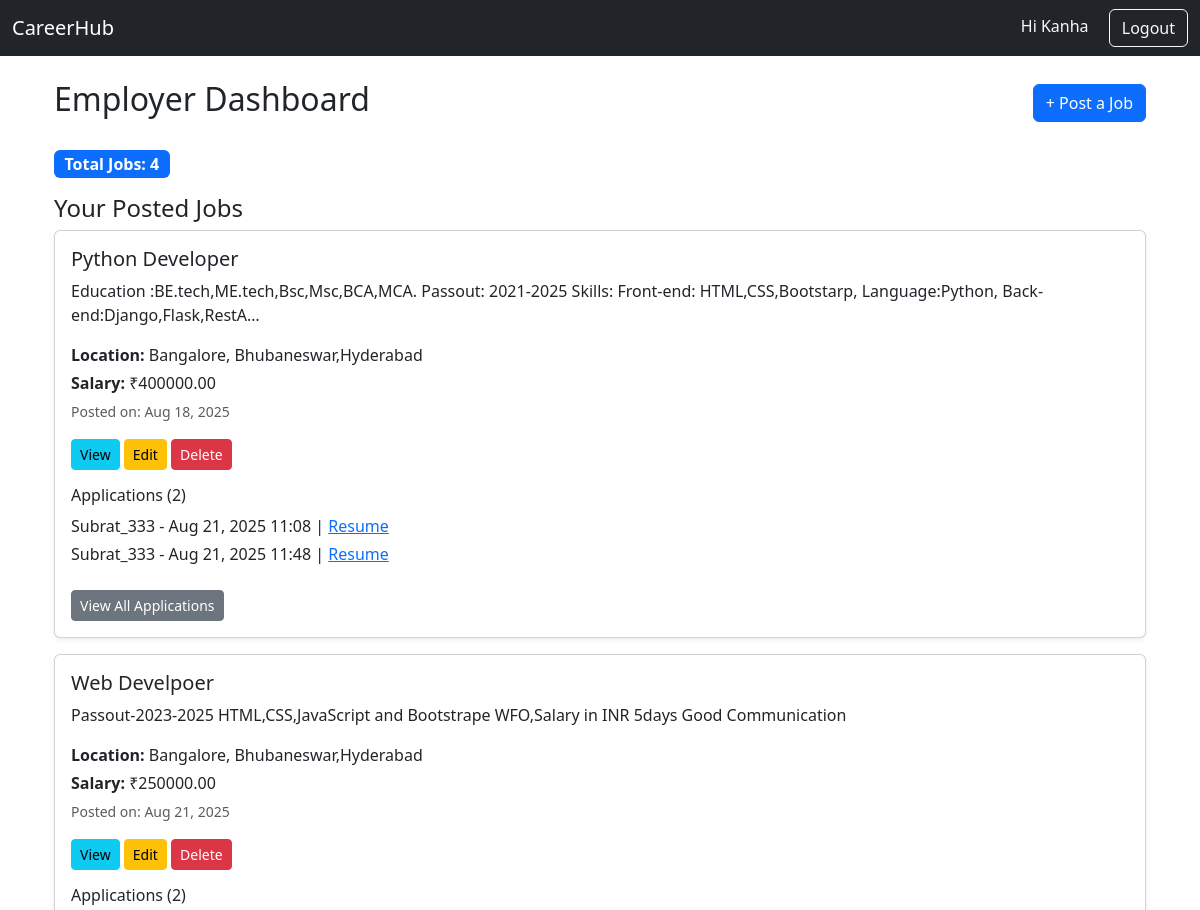
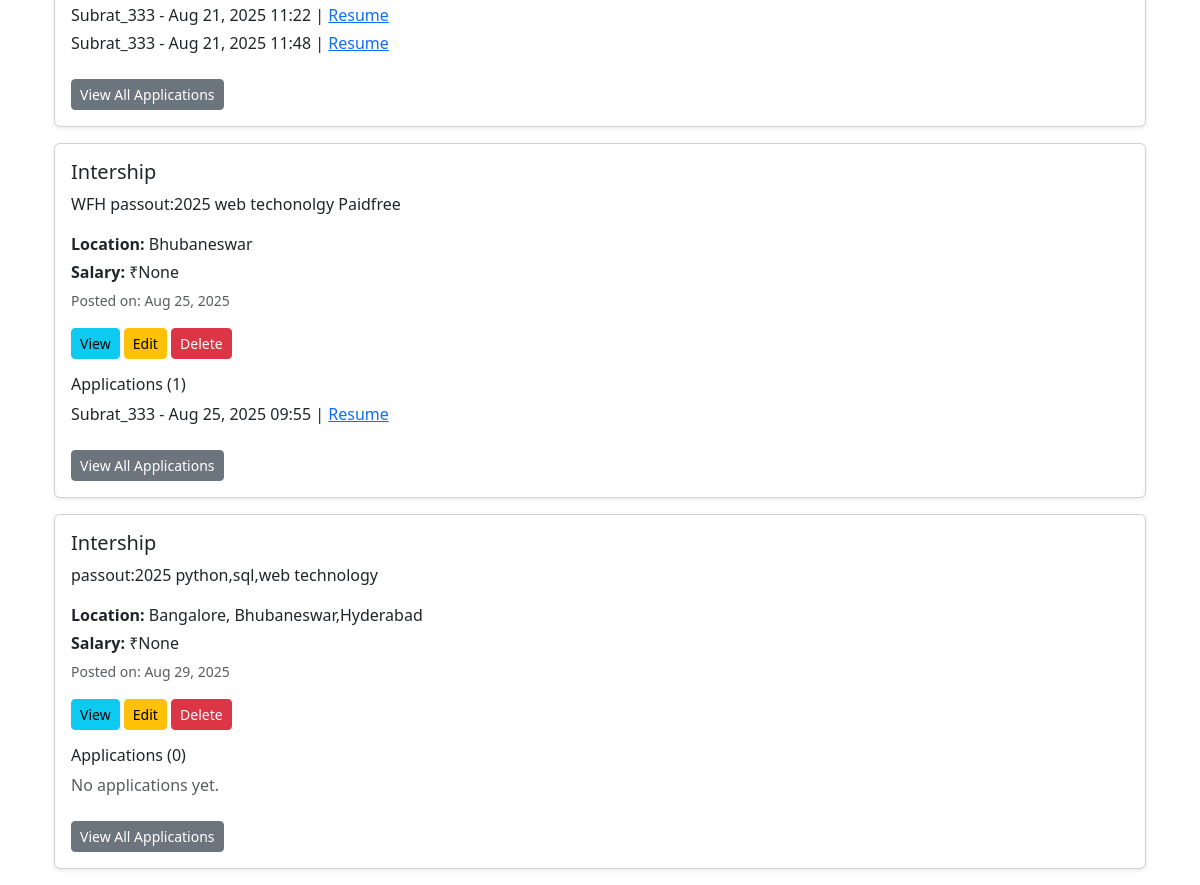
Page /users/dashboard/ (signed in) on the earlier database version (2 pictures, top to bottom).
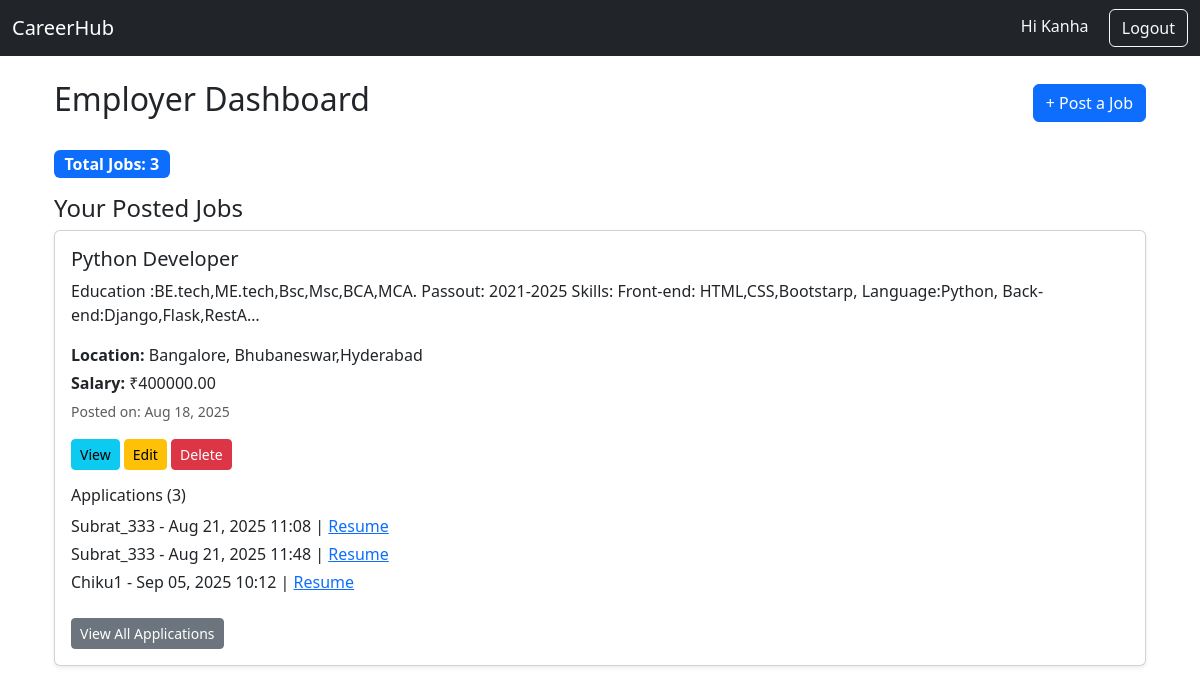
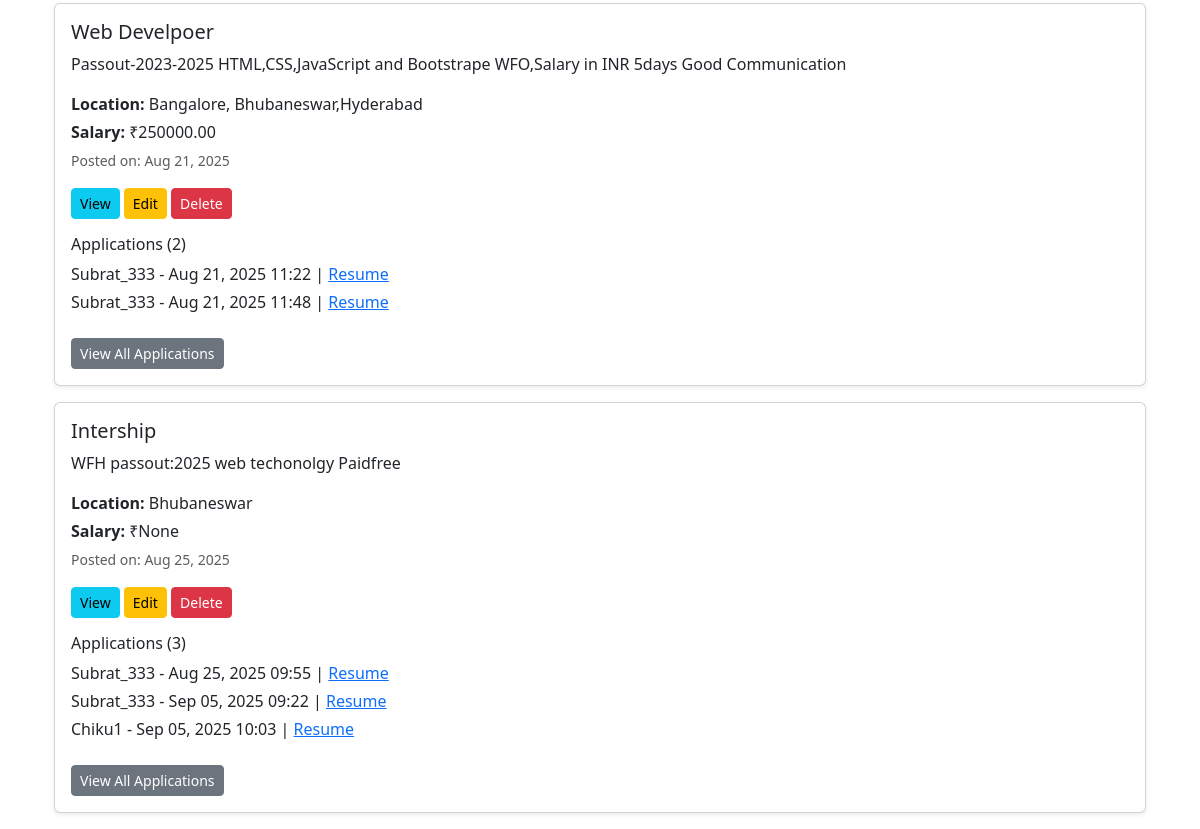
Same page on the later database version (2 pictures, top to bottom).
### users/models.py (models this page shows)
class CustomUser(AbstractUser):
    USER_TYPE_CHOICES = (
        ('employer', 'Employer'),
        ('candidate', 'Candidate'),
    )
    user_type = models.CharField(max_length=10, choices=USER_TYPE_CHOICES)

### jobs/models.py (models this page shows, shortened)
class Job(models.Model):
    employer = models.ForeignKey(
        settings.AUTH_USER_MODEL,
        on_delete=models.CASCADE,
        related_name="jobs"
    )
    title = models.CharField(max_length=200)
    description = models.TextField()
    location = models.CharField(max_length=100)
    salary = models.DecimalField(max_digits=10, decimal_places=2, null=True, blank=True)
    created_at = models.DateTimeField(auto_now_add=True)  # when job is posted
    updated_at = models.DateTimeField(auto_now=True)      # when job is updated

class Application(models.Model):
    STATUS_CHOICES = [
        ("pending", "Pending"),
        ("selected", "Selected"),
        ("rejected", "Rejected"),
    ]
    job = models.ForeignKey(Job, on_delete=models.CASCADE, related_name="applications")
    applicant = models.ForeignKey(User, on_delete=models.CASCADE, related_name="applications")
    resume = models.FileField(upload_to="resumes/")
    cover_letter = models.TextField(blank=True, null=True)
    applied_on = models.DateTimeField(auto_now_add=True)
    status = models.CharField(max_length=20, choices=STATUS_CHOICES, default="pending")

### users/views.py (the view)
# urls.py: path('dashboard/', views.dashboard, name='dashboard'),
@login_required
def dashboard(request):
    if request.user.user_type == "employer":
        jobs = Job.objects.filter(employer=request.user)
        return render(request, 'users/employer_dashboard.html', {"jobs": jobs})
    else:
        return render(request, 'users/candidate_dashboard.html')

### templates/users/employer_dashboard.html
{% extends "base.html" %}
{% block content %}
<div class="container mt-4">
    <div class="d-flex justify-content-between align-items-center mb-4">
        <h2>Employer Dashboard</h2>
        <a href="{% url 'add_job' %}" class="btn btn-primary">+ Post a Job</a>
    </div>
    <p>
        <span class="badge bg-primary fs-6">Total Jobs: {{ jobs.count }}</span>
    </p>
    <h4 class="mt-3">Your Posted Jobs</h4>
    {% for job in jobs %}
        <div class="card mb-3 shadow-sm">
            <div class="card-body">
                <h5 class="card-title">{{ job.title }}</h5>
                <p class="card-text">{{ job.description|truncatechars:150 }}</p>
                <p class="mb-1"><strong>Location:</strong> {{ job.location }}</p>
                <p class="mb-1"><strong>Salary:</strong> ₹{{ job.salary }}</p>
                <p class="text-muted"><small>Posted on: {{ job.created_at|date:"M d, Y" }}</small></p>
                <div class="mt-2">
                    <a href="{% url 'job_detail' job.id %}" class="btn btn-info btn-sm">View</a>
                    <a href="{% url 'edit_job' job.id %}" class="btn btn-warning btn-sm">Edit</a>
                    <a href="{% url 'delete_job' job.id %}" class="btn btn-danger btn-sm"
                       onclick="return confirm('Are you sure you want to delete this job?');">
                       Delete
                    </a>
                </div>
                <div class="mt-3">
                    <h6>Applications ({{ job.applications.count }})</h6>
                    {% if job.applications.count %}
                        <ul class="list-unstyled">
                            {% for app in job.applications.all %}
                                <li class="mb-1">
                                    {{ app.applicant.username }} - {{ app.applied_on|date:"M d, Y H:i" }}
                                    {% if app.resume %}
                                        | <a href="{{ app.resume.url }}" target="_blank">Resume</a>
                                    {% endif %}
                                </li>
                            {% endfor %}
                        </ul>
                    {% else %}
                        <p class="text-muted">No applications yet.</p>
                    {% endif %}
                    <a href="{% url 'view_applications' job.id %}" class="btn btn-secondary btn-sm mt-2">
                        View All Applications
                    </a>
                </div>
            </div>
        </div>
    {% empty %}
        <p class="text-muted">You haven't posted any jobs yet...</p>
    {% endfor %}
</div>
{% endblock %}

### templates/base.html (shortened to what this page needs)
{% load static %}
<!DOCTYPE html>
<html>
<head>
    <link href="https://cdn.jsdelivr.net/npm/bootstrap@5.3.0/dist/css/bootstrap.min.css" rel="stylesheet">
</head>
<body>
<nav class="navbar navbar-expand-lg navbar-dark bg-dark">
  <div class="container-fluid">
    <a class="navbar-brand" href="/">CareerHub</a>
    <div>
      {% if user.is_authenticated %}
    <span class="text-light me-3">Hi {{ user.username }}</span>
    <form action="{% url 'logout' %}" method="post" style="display:inline;">
        <button type="submit" class="btn btn-outline-light">Logout</button>
    </form>
{% else %}
    {% if request.resolver_match.url_name not in 'home login register' %}
        <a href="{% url 'login' %}" class="btn btn-outline-light me-2">Login</a>
        <a href="{% url 'register' %}" class="btn btn-primary">Register</a>
    {% endif %}
{% endif %}
    </div>
  </div>
</nav>
<div class="container mt-4">
    {% block content %}{% endblock %}
</div>
</body>
</html>

Differences in the rows shown:
removed Job: title "Intership", description "passout:2025 python,sql,web technology", location "Bangalore, Bhubaneswar,Hyderabad", salary "None", created_at "Aug 29, 2025", applications.count "0", shows "No applications yet."
changed Job "Python Developer": applications.count "2" → "3"
added Application: applicant.username "Chiku1", applied_on "Sep 05, 2025 10:12", shown under Job "Python Developer"
computed for Job "Intership": applications.count "1" → "3"
added Application: applicant.username "Subrat_333", applied_on "Sep 05, 2025 09:22", shown under Job "Intership"
added Application: applicant.username "Chiku1", applied_on "Sep 05, 2025 10:03", shown under Job "Intership"
Other differences:
{{ jobs.count }}: "4" → "3"
